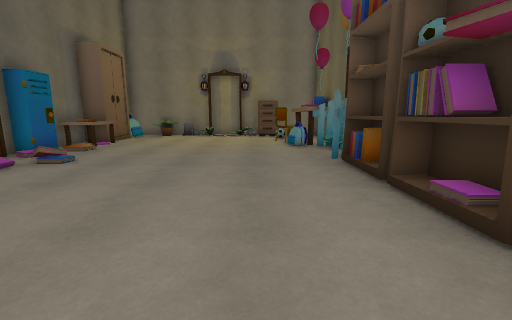
View 1 (above)

15 first-person views from a walk through a scene from a Unity 3-D project. The camera is 1.3 m above the floor, tilts 10° down and sees 90° across. The floor is counted in squares, 1 m on a side. Each view is taken from the middle of a square. On the plan, view 1 faces up. The plan holds only what a view shows up to about 13 squares ahead; the rest is blank. The player is left out.

View 2
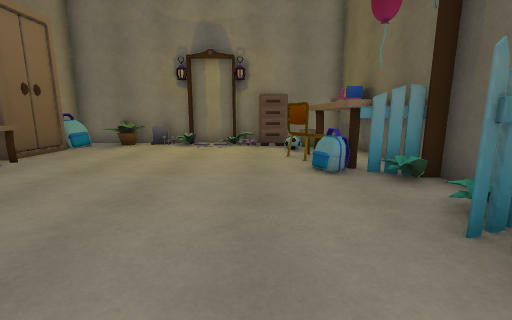

View 3
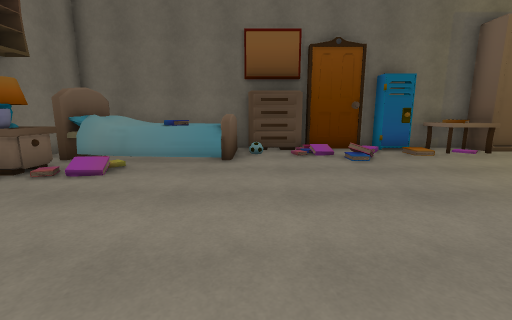

View 4
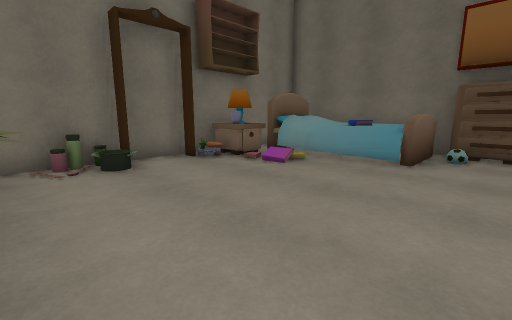

View 5
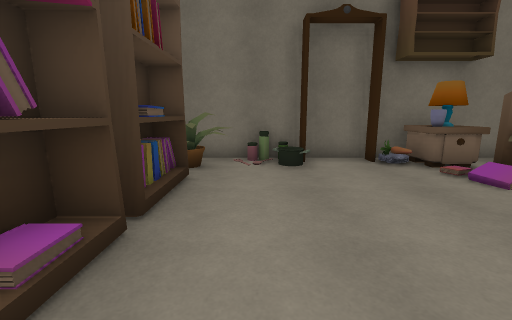

View 6
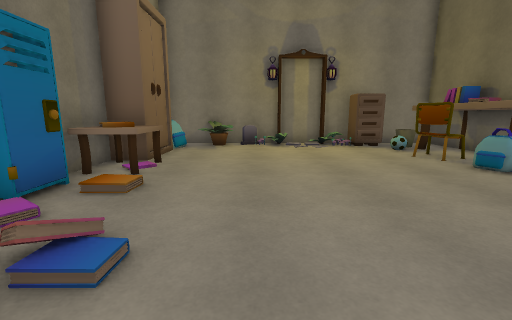

View 7
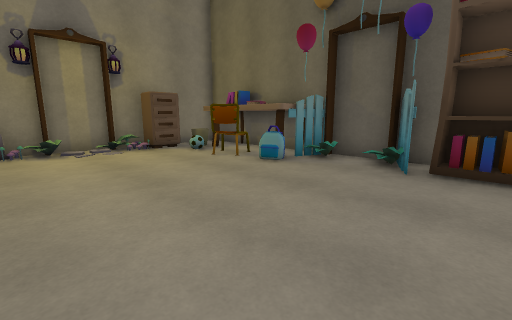

View 8
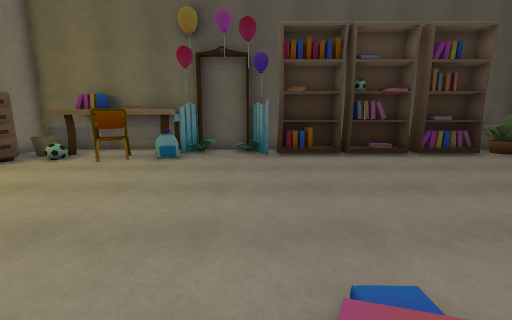

View 9
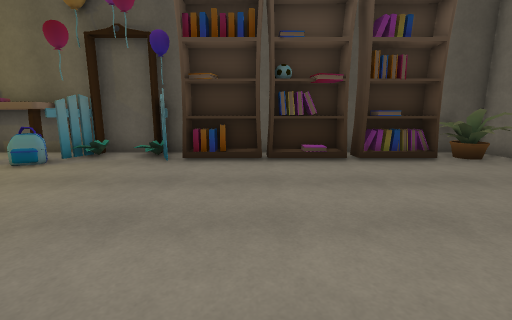

View 10
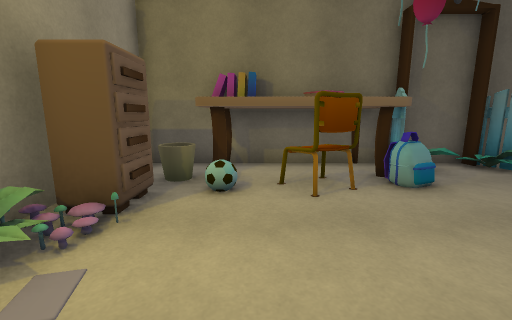

View 11
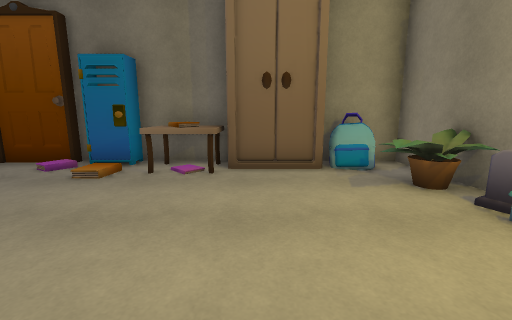

View 12
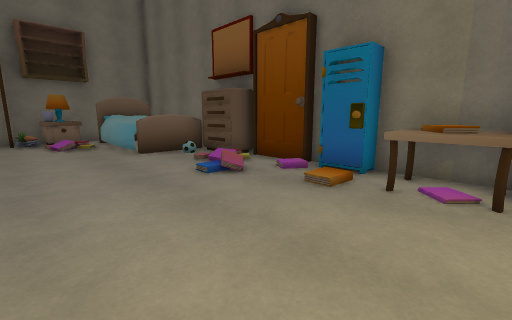

View 13
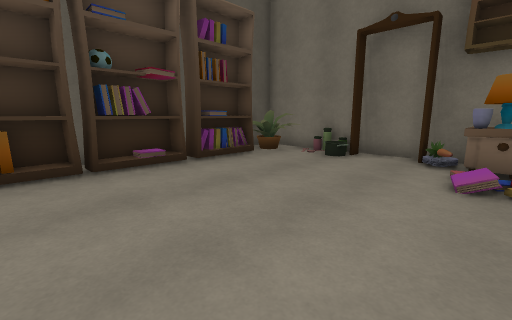

View 14
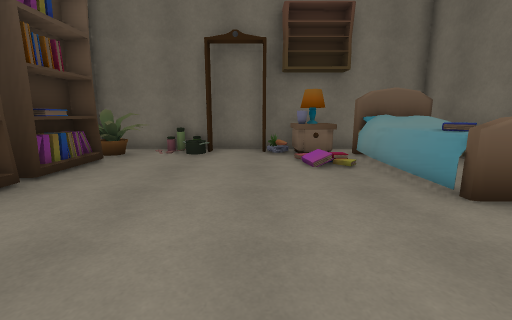

View 15
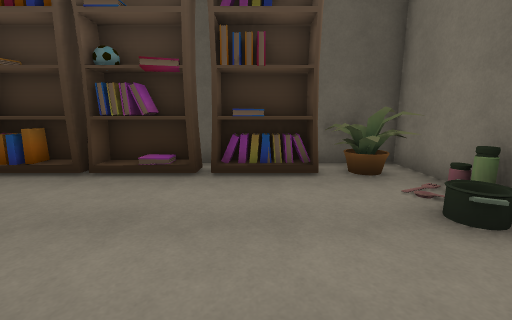

### Floor plan
Key: @ floor where view 1 was taken; # wall or solid block; . floor; / step, stairs or slope; W wardrobe; C chair; T table; F fence; P portal; L locker; B bookshelf; A plant; I cabinet; N nightstand; M lamp; O other object.
Columns run from 8 left of view 1 to 4 right of it. Each row starts with its distance up from view 1.
 17 ####OP#PO####
 16 #OAAOO.OOIO.#
 15 OO......O.OO#
 14  W........TOT
 13  W.......CCOT
 12 #T........COT
 11 #O........TT#
 10 #T/........FP
  9 L//.........#
  8 P/........FFP
  7 #.O/.......B#
  6 # /........B#
  5 #I/........B#
  4 #/.........O#
  3 #OOO.......O#
  2 #OOO.......B#
  1 #OOO.......O#
  0 #OOO/...@..O#
 -1 #OONMN.....A#
 -2 # ONMNP.POAA#
 -3  ############

Where each view was taken, in squares from view 1:
view 1: 0 up, 0 right, facing up
view 2: 5 up, 0 right, facing up
view 3: 4 up, 2 right, facing left
view 4: 5 up, 2 right, facing down-left
view 5: 5 up, 1 right, facing down
view 6: 5 up, 4 left, facing up
view 7: 6 up, 4 left, facing up-right
view 8: 8 up, 7 left, facing right
view 9: 5 up, 5 left, facing right
view 10: 14 up, 3 left, facing right
view 11: 13 up, 1 left, facing left
view 12: 12 up, 2 left, facing down-left
view 13: 6 up, 4 left, facing down-right
view 14: 7 up, 2 left, facing down
view 15: 1 up, 3 left, facing right
